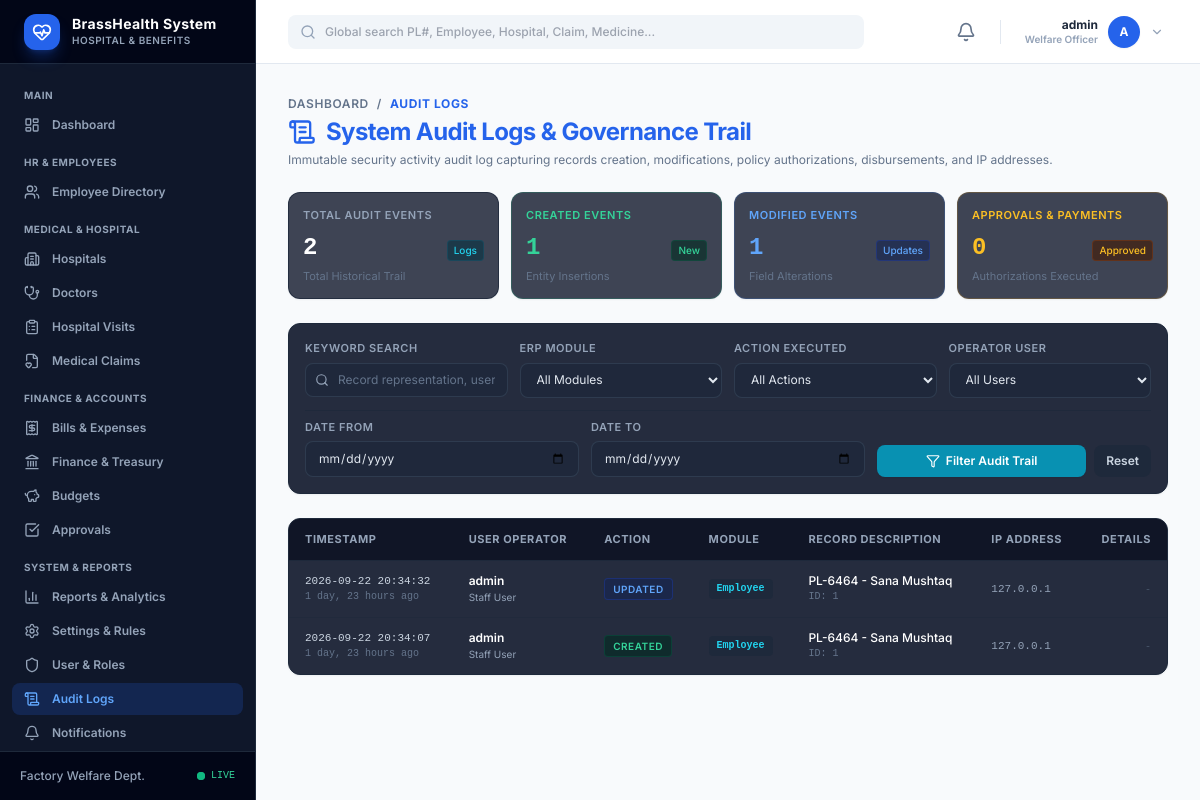
/audit-log/ (signed in), run on an earlier commit of the app's database.
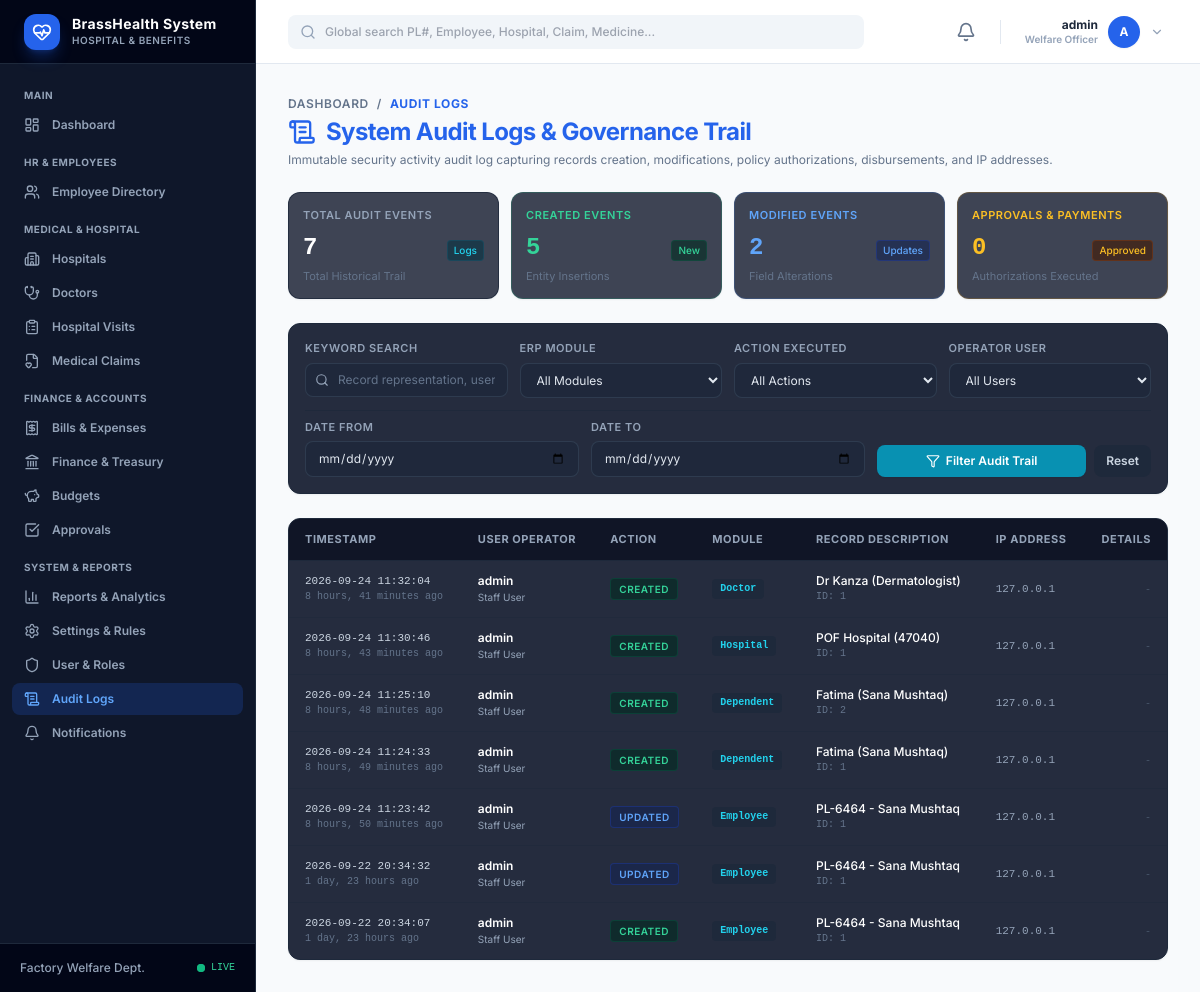
And on a later commit of the database.
### welfare_app/models.py (models this page shows, shortened)
class AuditLog(models.Model):
    ACTION_CHOICES = [
        ('Created', 'Created'),
        ('Updated', 'Updated'),
        ('Deleted', 'Deleted'),
        ('Approved', 'Approved'),
        ('Rejected', 'Rejected'),
        ('Submitted', 'Submitted'),
        ('Paid', 'Payment Recorded'),
        ('Login', 'Login'),
        ('Logout', 'Logout'),
    ]
    user = models.ForeignKey(settings.AUTH_USER_MODEL, on_delete=models.SET_NULL, null=True, blank=True)
    action = models.CharField(max_length=50, choices=ACTION_CHOICES)
    module = models.CharField(max_length=100)
    record_id = models.CharField(max_length=100, blank=True, null=True)
    record_repr = models.CharField(max_length=255, blank=True, null=True)
    old_values = models.JSONField(default=dict, blank=True)
    new_values = models.JSONField(default=dict, blank=True)
    ip_address = models.GenericIPAddressField(blank=True, null=True)
    timestamp = models.DateTimeField(auto_now_add=True)
    class Meta:
        ordering = ['-timestamp']

### welfare_app/views/audit.py (the view, shortened to what this page needs)
# urls.py: path('audit-log/', views.audit_log, name='audit_log'),
@login_required
def audit_log(request):
    if not is_admin_or_superuser(request.user):
        messages.error(request, "Access restricted: Audit Log inspection requires Administrator privileges.")
        return redirect('dashboard')
    logs = AuditLog.objects.select_related('user').all()
    q = request.GET.get('q', '').strip()
    module = request.GET.get('module', '').strip()
    action = request.GET.get('action', '').strip()
    user_id = request.GET.get('user', '').strip()
    date_from = request.GET.get('date_from', '').strip()
    date_to = request.GET.get('date_to', '').strip()
    if module:
        logs = logs.filter(module__iexact=module)
    if action:
        logs = logs.filter(action=action)
    if user_id:
        logs = logs.filter(user_id=user_id)
    if date_from:
        logs = logs.filter(timestamp__date__gte=date_from)
    if date_to:
        logs = logs.filter(timestamp__date__lte=date_to)
    total_logs_count = logs.count()
    users = User.objects.all().order_by('username')
    modules = AuditLog.objects.exclude(module__isnull=True).exclude(module='').values_list('module', flat=True).distinct().order_by('module')
    actions = [a[0] for a in AuditLog.ACTION_CHOICES]
    created_count = AuditLog.objects.filter(action='Created').count()
    updated_count = AuditLog.objects.filter(action='Updated').count()
    deleted_count = AuditLog.objects.filter(action='Deleted').count()
    approved_count = AuditLog.objects.filter(action__in=['Approved', 'Paid']).count()
    paginator = Paginator(logs.order_by('-timestamp'), 50)
    page_obj = paginator.get_page(request.GET.get('page'))
    return render(request, 'welfare_app/audit/log.html', {
        'page_obj': page_obj,
        'q': q,
        'module': module,
        'action_filter': action,
        'user_id': user_id,
        'date_from': date_from,
        'date_to': date_to,
        'users': users,
        'modules': modules,
        'actions': actions,
        'total_logs_count': total_logs_count,
        'created_count': created_count,
        'updated_count': updated_count,
        'deleted_count': deleted_count,
        'approved_count': approved_count,
        'active_nav': 'audit',
    })

### welfare_app/context_processors.py (called while the page is built)
def welfare_context(request):
    context = {
        'app_name': 'BrassHealth System',
        'app_subtitle': 'Hospital Management System',
    }
    if request.user.is_authenticated:
        context['unread_notifications_count'] = Notification.objects.filter(
            user=request.user, is_read=False
        ).count()
        try:
            context['user_profile'] = request.user.profile
            context['user_role'] = request.user.profile.role
        except Exception:
            context['user_profile'] = None
            context['user_role'] = 'Admin' if request.user.is_superuser else 'Employee'
    return context

### welfare_app/templatetags/welfare_tags.py (called while the page is built)
@register.simple_tag(takes_context=True)
def is_active_nav(context, nav_name):
    active_nav = context.get('active_nav', '')
    if active_nav == nav_name:
        return 'bg-blue-600/20 text-blue-400'
    return 'text-slate-400 hover:bg-slate-800 hover:text-white'

### welfare_app/utils/helpers.py (called while the page is built)
def get_client_ip(request):
    x_forwarded_for = request.META.get('HTTP_X_FORWARDED_FOR')
    if x_forwarded_for:
        ip = x_forwarded_for.split(',')[0]
    else:
        ip = request.META.get('REMOTE_ADDR')
    return ip

### welfare_app/templates/welfare_app/audit/log.html (shortened to what the changed rows need)
{% extends "welfare_app/base.html" %}
{% load static %}
{% block content %}
<div class="space-y-6" x-data="{ jsonModalOpen: false, modalTitle: '', modalContent: '' }">
  <div class="flex flex-col md:flex-row md:items-center md:justify-between gap-4">
    <div>
      <h1 class="text-2xl font-bold text-blue-600 tracking-tight flex items-center gap-2.5">
        <i data-lucide="scroll-text" class="w-7 h-7 text-blue-600"></i>
        System Audit Logs & Governance Trail
      </h1>
    </div>
  </div>
  <div class="grid grid-cols-2 sm:grid-cols-4 gap-3">
    <div class="bg-slate-900/80 border border-slate-800/80 rounded-xl p-3.5 flex flex-col justify-between shadow-sm">
      <div class="mt-2 flex items-baseline justify-between">
        <div class="text-2xl font-bold text-white font-mono">{{ total_logs_count }}</div>
        <span class="text-[10px] text-cyan-400 font-medium bg-cyan-950/60 border border-cyan-800/40 px-1.5 py-0.5 rounded">Logs</span>
      </div>
    </div>
    <div class="bg-slate-900/80 border border-emerald-500/20 rounded-xl p-3.5 flex flex-col justify-between shadow-sm">
      <div class="mt-2 flex items-baseline justify-between">
        <div class="text-2xl font-bold text-emerald-400 font-mono">{{ created_count }}</div>
        <span class="text-[10px] text-emerald-400 font-medium bg-emerald-950/60 border border-emerald-800/40 px-1.5 py-0.5 rounded">New</span>
      </div>
    </div>
    <div class="bg-slate-900/80 border border-blue-500/20 rounded-xl p-3.5 flex flex-col justify-between shadow-sm">
      <div class="mt-2 flex items-baseline justify-between">
        <div class="text-2xl font-bold text-blue-400 font-mono">{{ updated_count }}</div>
        <span class="text-[10px] text-blue-400 font-medium bg-blue-950/60 border border-blue-800/40 px-1.5 py-0.5 rounded">Updates</span>
      </div>
    </div>
  </div>
  <div class="bg-slate-900/90 border border-slate-800 rounded-xl overflow-hidden shadow-sm">
    <div class="overflow-x-auto">
      <table class="w-full text-left border-collapse">
        <thead>
          <tr class="bg-slate-950/60 border-b border-slate-800 text-[11px] font-semibold text-slate-400 uppercase tracking-wider">
            <th class="py-3 px-4">Timestamp</th>
            <th class="py-3 px-4">User Operator</th>
            <th class="py-3 px-4">Action</th>
            <th class="py-3 px-4">Module</th>
            <th class="py-3 px-4">Record Description</th>
            <th class="py-3 px-4">IP Address</th>
            <th class="py-3 px-4 text-right">Details</th>
          </tr>
        </thead>
        <tbody class="divide-y divide-slate-800/60 text-xs">
          {% for log in page_obj %}
          <tr class="hover:bg-slate-800/40 transition-colors">
            <td class="py-3 px-4 font-mono text-slate-300 whitespace-nowrap text-[11px]">
              <div>{{ log.timestamp|date:"Y-m-d H:i:s" }}</div>
              <div class="text-[10px] text-slate-500">{{ log.timestamp|timesince }} ago</div>
            </td>
            <td class="py-3 px-4">
              {% if log.user %}
              <div class="font-semibold text-white">{{ log.user.username }}</div>
              <div class="text-[10px] text-slate-400">{{ log.user.get_full_name|default:'Staff User' }}</div>
              {% else %}
              <span class="text-slate-500 italic">System Auto / Anonymous</span>
              {% endif %}
            </td>
            <td class="py-3 px-4">
              <span class="inline-block px-2 py-0.5 rounded text-[10px] font-semibold uppercase tracking-wider
                {% if log.action == 'Created' %}bg-emerald-950/60 border border-emerald-800/40 text-emerald-400
                {% elif log.action == 'Updated' %}bg-blue-950/60 border border-blue-800/40 text-blue-400
                {% elif log.action == 'Deleted' %}bg-rose-950/60 border border-rose-800/40 text-rose-400
                {% elif log.action in 'Approved,Paid' %}bg-purple-950/60 border border-purple-800/40 text-purple-400
                {% elif log.action == 'Rejected' %}bg-rose-950/60 border border-rose-800/40 text-rose-400
                {% else %}bg-slate-800 border border-slate-700 text-slate-300{% endif %}">
                {{ log.action }}
              </span>
            </td>
            <td class="py-3 px-4">
              <span class="inline-block px-2 py-0.5 rounded bg-slate-800 text-cyan-400 font-mono text-[10px] font-bold">
                {{ log.module }}
              </span>
            </td>
            <td class="py-3 px-4 text-slate-300">
              <div class="font-medium text-white">{{ log.record_repr|default:'N/A' }}</div>
              {% if log.record_id %}
              <div class="text-[10px] text-slate-500 font-mono">ID: {{ log.record_id }}</div>
              {% endif %}
            </td>
            <td class="py-3 px-4 font-mono text-slate-400 text-[11px]">
              {{ log.ip_address|default:'127.0.0.1' }}
            </td>
            <td class="py-3 px-4 text-right">
              {% if log.old_values or log.new_values %}
              <button type="button"
                      @click="jsonModalOpen = true; modalTitle = 'Audit Details: {{ log.action }} {{ log.module }}'; modalContent = JSON.stringify({ 'old_values': {{ log.old_values|safe|default:'{}' }}, 'new_values': {{ log.new_values|safe|default:'{}' }} }, null, 2)"
                      class="px-2 py-1 rounded bg-slate-800 hover:bg-slate-700 text-cyan-400 text-[10px] font-mono font-bold transition">
                JSON
              </button>
              {% else %}
              <span class="text-slate-600 text-[10px] font-mono">-</span>
              {% endif %}
            </td>
          </tr>
          {% endfor %}
        </tbody>
      </table>
    </div>
  </div>
</div>
{% endblock %}

What changed in the data, as far as the page shows it:
added AuditLog: timestamp "2026-09-24 11:32:04", timestamp "8 hours, 41 minutes", user.username "admin", user.get_full_name "Staff User", action "CREATED", module "Doctor", record_repr "Dr Kanza (Dermatologist)", record_id "1", ip_address "127.0.0.1"
added AuditLog: timestamp "2026-09-24 11:30:46", timestamp "8 hours, 43 minutes", user.username "admin", user.get_full_name "Staff User", action "CREATED", module "Hospital", record_repr "POF Hospital (47040)", record_id "1", ip_address "127.0.0.1"
added AuditLog: timestamp "2026-09-24 11:25:10", timestamp "8 hours, 48 minutes", user.username "admin", user.get_full_name "Staff User", action "CREATED", module "Dependent", record_repr "Fatima (Sana Mushtaq)", record_id "2", ip_address "127.0.0.1"
added AuditLog: timestamp "2026-09-24 11:24:33", timestamp "8 hours, 49 minutes", user.username "admin", user.get_full_name "Staff User", action "CREATED", module "Dependent", record_repr "Fatima (Sana Mushtaq)", record_id "1", ip_address "127.0.0.1"
added AuditLog: timestamp "2026-09-24 11:23:42", timestamp "8 hours, 50 minutes", user.username "admin", user.get_full_name "Staff User", action "UPDATED", module "Employee", record_repr "PL-6464 - Sana Mushtaq", record_id "1", ip_address "127.0.0.1"
Also different on the page:
{{ total_logs_count }}: "2" → "7"
{{ created_count }}: "1" → "5"
{{ updated_count }}: "1" → "2"
